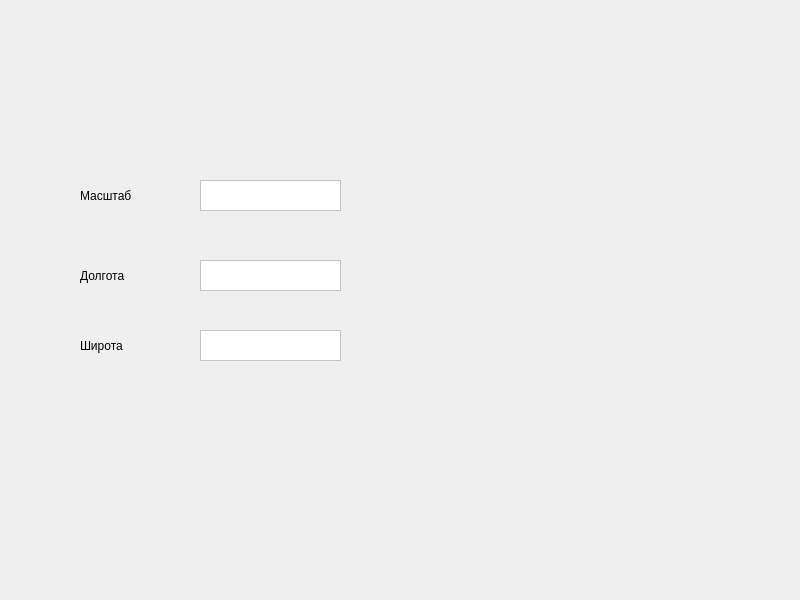
<?xml version="1.0" encoding="UTF-8"?>
<ui version="4.0">
 <class>MainWindow</class>
 <widget class="QMainWindow" name="MainWindow">
  <property name="geometry">
   <rect>
    <x>0</x>
    <y>0</y>
    <width>800</width>
    <height>600</height>
   </rect>
  </property>
  <property name="minimumSize">
   <size>
    <width>800</width>
    <height>600</height>
   </size>
  </property>
  <property name="maximumSize">
   <size>
    <width>800</width>
    <height>600</height>
   </size>
  </property>
  <property name="windowTitle">
   <string>Главное меню</string>
  </property>
  <property name="styleSheet">
   <string notr="true">background-color:&quot;#F8D347&quot;;
</string>
  </property>
  <widget class="QWidget" name="centralwidget">
   <widget class="QLabel" name="label">
    <property name="geometry">
     <rect>
      <x>-30</x>
      <y>530</y>
      <width>831</width>
      <height>71</height>
     </rect>
    </property>
    <property name="styleSheet">
     <string notr="true">background-color:&quot;#2A3542&quot;</string>
    </property>
    <property name="text">
     <string/>
    </property>
   </widget>
   <widget class="QLabel" name="label_m">
    <property name="geometry">
     <rect>
      <x>80</x>
      <y>180</y>
      <width>151</width>
      <height>31</height>
     </rect>
    </property>
    <property name="styleSheet">
     <string notr="true">font: 24pt &quot;PT Sans&quot;;</string>
    </property>
    <property name="text">
     <string>Масштаб</string>
    </property>
   </widget>
   <widget class="QLabel" name="label_m_2">
    <property name="geometry">
     <rect>
      <x>80</x>
      <y>260</y>
      <width>151</width>
      <height>31</height>
     </rect>
    </property>
    <property name="styleSheet">
     <string notr="true">font: 24pt &quot;PT Sans&quot;;</string>
    </property>
    <property name="text">
     <string>Долгота</string>
    </property>
   </widget>
   <widget class="QLabel" name="label_m_3">
    <property name="geometry">
     <rect>
      <x>80</x>
      <y>330</y>
      <width>91</width>
      <height>31</height>
     </rect>
    </property>
    <property name="styleSheet">
     <string notr="true">font: 24pt &quot;PT Sans&quot;;</string>
    </property>
    <property name="text">
     <string>Широта</string>
    </property>
   </widget>
   <widget class="QTextEdit" name="dolgota">
    <property name="geometry">
     <rect>
      <x>200</x>
      <y>260</y>
      <width>141</width>
      <height>31</height>
     </rect>
    </property>
    <property name="styleSheet">
     <string notr="true">background-color: rgb(255, 255, 255);</string>
    </property>
   </widget>
   <widget class="QTextEdit" name="shirota">
    <property name="geometry">
     <rect>
      <x>200</x>
      <y>330</y>
      <width>141</width>
      <height>31</height>
     </rect>
    </property>
    <property name="styleSheet">
     <string notr="true">background-color: rgb(255, 255, 255);</string>
    </property>
   </widget>
   <widget class="QPushButton" name="pushButton">
    <property name="geometry">
     <rect>
      <x>380</x>
      <y>430</y>
      <width>81</width>
      <height>81</height>
     </rect>
    </property>
    <property name="styleSheet">
     <string notr="true">image: url(:/newPrefix/free-icon-arrow-right-1549612.png);
border: none</string>
    </property>
    <property name="text">
     <string/>
    </property>
   </widget>
   <widget class="QLabel" name="logo">
    <property name="geometry">
     <rect>
      <x>-140</x>
      <y>-50</y>
      <width>1051</width>
      <height>231</height>
     </rect>
    </property>
    <property name="styleSheet">
     <string notr="true">image: url(:/newPrefix/Programming/Oboroten/data/logo.png);</string>
    </property>
    <property name="text">
     <string/>
    </property>
   </widget>
   <widget class="QTextEdit" name="mashtab">
    <property name="geometry">
     <rect>
      <x>200</x>
      <y>180</y>
      <width>141</width>
      <height>31</height>
     </rect>
    </property>
    <property name="styleSheet">
     <string notr="true">background-color: rgb(255, 255, 255);</string>
    </property>
   </widget>
  </widget>
 </widget>
 <resources>
  <include location="../../new.qrc"/>
 </resources>
 <connections/>
</ui>
